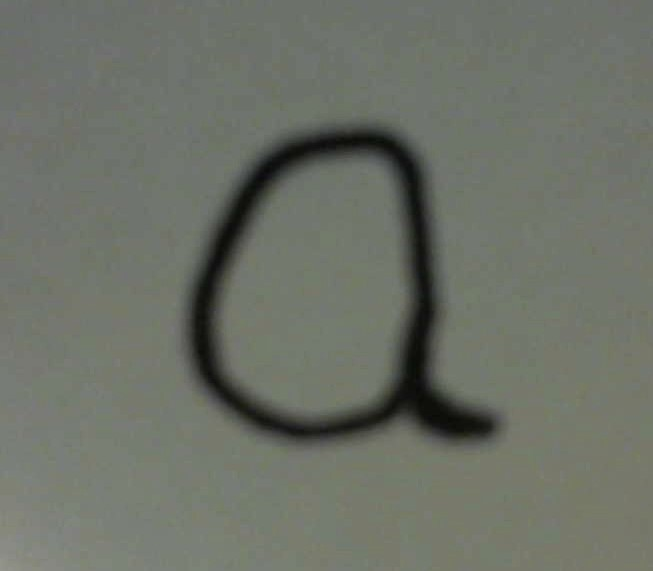
#> input picture tracer/training_images_in/a.jpg, 653 x 571 px, found by its file name
$ python -i prepare.py   (imports and definitions only)
#> lines starting #> are read from the running program, lines starting #| are printed output that depends on the picture; after the words box and inside, x2 and y2 are one past the last pixel; in counts of white or black regions, pixels touching at a corner belong together
from PIL import Image
import numpy as np


def highlight_dark(array, limit):
    output = array.copy()
    for y, item in enumerate(array):
        for x, obj in enumerate(item):
            arraylet = array[y][x]

            greyscale_value = (arraylet[0] * .3 + arraylet[1] * .59 + arraylet[2] * .11) / 3 + 30
            if greyscale_value > 255:
                greyscale_value = 255
            if greyscale_value < limit:
                greyscale_value = 255
            else:
                greyscale_value = 0
            for v, rgb_val in enumerate(output[y][x]):
                output[y][x][v] = greyscale_value
                if output[y][x].size == 4:
                    output[y][x][3] = 255
    return output


def generate_binary_text(fp, array):
    file = open(fp, "w")
    for x, x_array in enumerate(array):
        for y, y_array in enumerate(x_array):
            if array[x][y][0] > 128:
                file.write("1")
            else:
                file.write("0")
        file.write("\n")
    file.close()


def ready_for_training(name, resize_res=100):
#> called with name = '../training_images_in/a.jpg', resize_res = 100
    try:
        with Image.open(f"training_images_in/{name}") as i:
#> i is the input picture: PIL image 653x571 RGB; mean R, G, B 108.4, 112.7, 103
            i = i.resize((resize_res, resize_res))
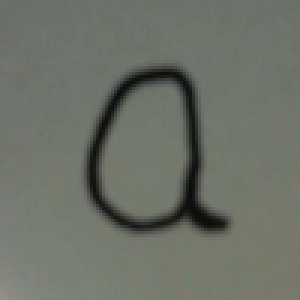
#> i: PIL image 100x100 RGB (shown 3 times larger); mean R, G, B 108.4, 112.8, 103
            im = np.asarray(i)
            oimr = highlight_dark(im, 60)
#> the loop in highlight_dark, `for y, item in enumerate(array):` made 100 passes
#> after the loop in highlight_dark, `for y, item in enumerate(array):`:
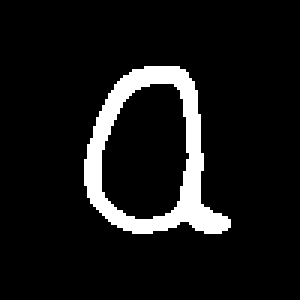
#> output: shape (100, 100, 3) (shown 3 times larger); 8.7% white; 1 white region, box (x1, y1, x2, y2) and area: (28, 22, 77, 78) 872
            oim = Image.fromarray(oimr)
            generate_binary_text(f"training_images_out/{name.split('.')[0]}.txt", oimr)
#> the loop in generate_binary_text, `for x, x_array in enumerate(array):` made 100 passes
            oim.save(f"training_images_out/{name.split('.')[0]}.png", "PNG")
    except FileNotFoundError:
        print(f"Invalid file path: {name}")

>>> result = ready_for_training('../training_images_in/a.jpg')
